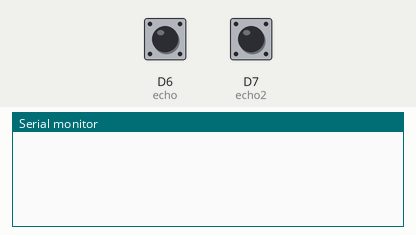
This sketch was run on a simulated ESP8266 (NodeMCU). Parts: the last lines printed to the serial monitor. The test bench sets the inputs (shaded band); at power-on: D6 (echo) LOW, D7 (echo2) LOW. WiFi joins after 1.5 s; servers stay silent unless stated.

Above: at 3.1 s.
3.2 s: D6 (echo) pulsed HIGH 5 times (0.12 s each, 0.3 s apart)
At 6.0 s:
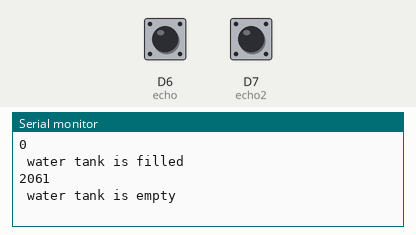
6.2 s: D7 (echo2) pulsed HIGH 5 times (0.12 s each, 0.3 s apart)
At 7.7 s:
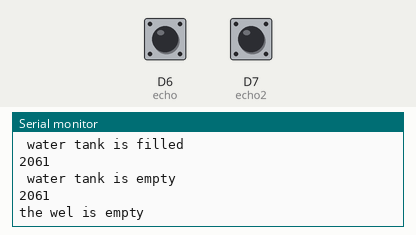

The sketch:

final.ino
```cpp
#define BLYNK_PRINT Serial


#include <ESP8266WiFi.h>
#include <BlynkSimpleEsp8266.h>

// You should get Auth Token in the Blynk App.
// Go to the Project Settings (nut icon).
char auth[] = "85556b7830cb477bb2da85d03bc64abb";

// Your WiFi credentials.
// Set password to "" for open networks.
char ssid[] = "NStudents";
char pass[] = "nstudents321";

BlynkTimer timer;
BlynkTimer timer1;
BlynkTimer timer2;


int trig2=D8;
int trig=D5;
int echo=D6;

int echo2=D7;

long duration1,duration2,cm,cm1;


void myTimerEvent()
{
  // You can send any value at any time.
  // Please don't send more that 10 values per second.
  Blynk.virtualWrite(V3," water tank is empty");
}

void myTimerEvent1()
{
  // You can send any value at any time.
  // Please don't send more that 10 values per second.
  Blynk.virtualWrite(V3," water tank is filled");
}
void myTimerEvent2()
{
  // You can send any value at any time.
  // Please don't send more that 10 values per second.
  Blynk.virtualWrite(V3," well is empty");
}


void setup()
{
 Serial.begin(9600);
 pinMode(trig,OUTPUT);
 pinMode(trig2,OUTPUT);
 pinMode(echo,INPUT);

 pinMode(echo2,INPUT);


 digitalWrite(trig,LOW);
 digitalWrite(trig2,LOW);


 delay(100);


 // Debug console
  Serial.begin(9600);

  Blynk.begin(auth, ssid, pass);
  // You can also specify server:
  //Blynk.begin(auth, ssid, pass, "blynk-cloud.com", 8442);
  //Blynk.begin(auth, ssid, pass, IPAddress(192,168,1,100), 8442);

  // Setup a function to be called every second
  timer.setInterval(1000L, myTimerEvent);
   timer1.setInterval(1000L, myTimerEvent1);
     timer2.setInterval(1000L, myTimerEvent2);


}

void loop() {
  digitalWrite(trig,HIGH);
  delay(100);
  digitalWrite(trig,LOW);
  duration1=pulseIn(echo,HIGH);

  digitalWrite(trig2,HIGH);
  delay(100);
  digitalWrite(trig2,LOW);
  duration2=pulseIn(echo2,HIGH);


  cm=(duration1/2)/29.1;
  cm1=(duration2/2)/29.1;


  if(cm1<80){
   if(cm>50){
  Serial.println(cm);
  Serial.println(" water tank is empty");
      Blynk.run();
  timer.run(); // Initiates BlynkTimer

}


   if(cm<10){
   Serial.println(cm);
  Serial.println(" water tank is filled");
    Blynk.run();
  timer1.run(); // Initiates BlynkTimer

}

  }
  else if(cm1>80){
     Serial.println(cm1);
    Serial.println("the wel is empty");
      Blynk.run();
  timer2.run(); // Initiates BlynkTimer


  }

}
```

Measured:
- after the input at 3.2 s, the serial monitor: prints a new line after 2.4 s (image 1)
- after the input at 6.2 s, the serial monitor: prints a new line after 1.0 s (image 2)
